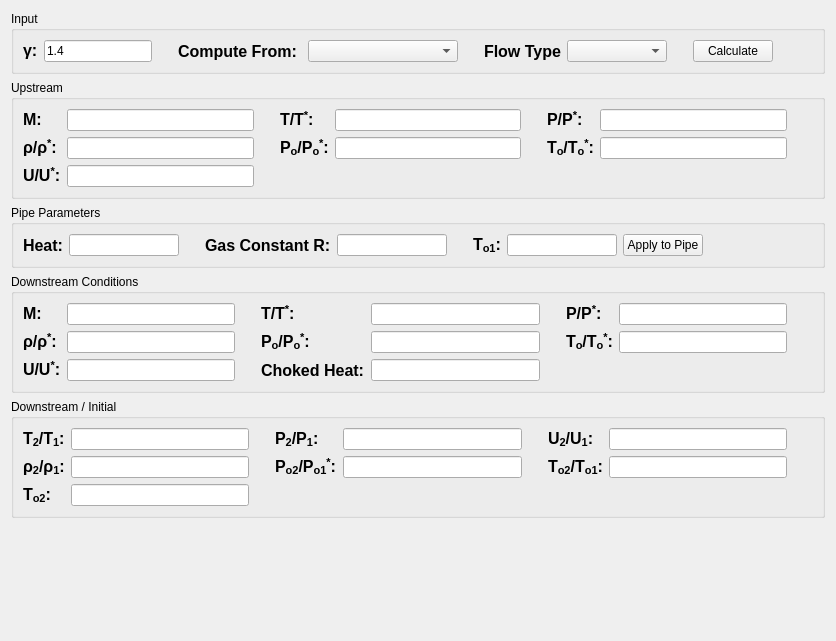
      <widget class="QWidget" name="tab_5">
       <attribute name="title">
        <string>Rayleigh Flow</string>
       </attribute>
       <layout class="QVBoxLayout" name="verticalLayout">
        <item>
         <widget class="QGroupBox" name="groupBox_10">
          <property name="title">
           <string>Input</string>
          </property>
          <layout class="QHBoxLayout" name="horizontalLayout_13">
           <item>
            <widget class="QLabel" name="label_64">
             <property name="maximumSize">
              <size>
               <width>16777215</width>
               <height>16777215</height>
              </size>
             </property>
             <property name="font">
              <font>
               <pointsize>12</pointsize>
               <weight>75</weight>
               <bold>true</bold>
              </font>
             </property>
             <property name="text">
              <string>&lt;html&gt;&lt;head/&gt;&lt;body&gt;&lt;p&gt;γ:&lt;/p&gt;&lt;/body&gt;&lt;/html&gt;</string>
             </property>
            </widget>
           </item>
           <item>
            <widget class="QLineEdit" name="rayleighGammaEntry">
             <property name="text">
              <string>1.4</string>
             </property>
            </widget>
           </item>
           <item>
            <spacer name="horizontalSpacer_51">
             <property name="orientation">
              <enum>Qt::Horizontal</enum>
             </property>
             <property name="sizeType">
              <enum>QSizePolicy::Preferred</enum>
             </property>
             <property name="sizeHint" stdset="0">
              <size>
               <width>20</width>
               <height>20</height>
              </size>
             </property>
            </spacer>
           </item>
           <item>
            <widget class="QLabel" name="label_69">
             <property name="maximumSize">
              <size>
               <width>16777215</width>
               <height>16777215</height>
              </size>
             </property>
             <property name="font">
              <font>
               <pointsize>12</pointsize>
               <weight>75</weight>
               <bold>true</bold>
              </font>
             </property>
             <property name="text">
              <string>Compute From: </string>
             </property>
            </widget>
           </item>
           <item>
            <widget class="QComboBox" name="rayleighOptionCombo">
             <property name="minimumSize">
              <size>
               <width>150</width>
               <height>0</height>
              </size>
             </property>
            </widget>
           </item>
           <item>
            <spacer name="horizontalSpacer_54">
             <property name="orientation">
              <enum>Qt::Horizontal</enum>
             </property>
             <property name="sizeType">
              <enum>QSizePolicy::Maximum</enum>
             </property>
             <property name="sizeHint" stdset="0">
              <size>
               <width>20</width>
               <height>20</height>
              </size>
             </property>
            </spacer>
           </item>
           <item>
            <widget class="QLabel" name="label_70">
             <property name="font">
              <font>
               <pointsize>12</pointsize>
               <weight>75</weight>
               <bold>true</bold>
              </font>
             </property>
             <property name="text">
              <string>Flow Type</string>
             </property>
            </widget>
           </item>
           <item>
            <widget class="QComboBox" name="rayleighFlowTypeCombo">
             <property name="minimumSize">
              <size>
               <width>100</width>
               <height>0</height>
              </size>
             </property>
            </widget>
           </item>
           <item>
            <spacer name="horizontalSpacer_56">
             <property name="orientation">
              <enum>Qt::Horizontal</enum>
             </property>
             <property name="sizeType">
              <enum>QSizePolicy::Maximum</enum>
             </property>
             <property name="sizeHint" stdset="0">
              <size>
               <width>20</width>
               <height>20</height>
              </size>
             </property>
            </spacer>
           </item>
           <item>
            <widget class="QPushButton" name="rayleighCalculateBtn">
             <property name="text">
              <string>Calculate</string>
             </property>
            </widget>
           </item>
           <item>
            <spacer name="horizontalSpacer_75">
             <property name="orientation">
              <enum>Qt::Horizontal</enum>
             </property>
             <property name="sizeHint" stdset="0">
              <size>
               <width>40</width>
               <height>20</height>
              </size>
             </property>
            </spacer>
           </item>
          </layout>
         </widget>
        </item>
        <item>
         <widget class="QGroupBox" name="groupBox_11">
          <property name="title">
           <string>Upstream</string>
          </property>
          <layout class="QGridLayout" name="gridLayout_8">
           <item row="3" column="1">
            <widget class="QLineEdit" name="rayleighUUStEdit"/>
           </item>
           <item row="1" column="3">
            <widget class="QLabel" name="label_71">
             <property name="font">
              <font>
               <pointsize>12</pointsize>
               <weight>75</weight>
               <bold>true</bold>
              </font>
             </property>
             <property name="text">
              <string>&lt;html&gt;&lt;head/&gt;&lt;body&gt;&lt;p&gt;T/T&lt;span style=&quot; vertical-align:super;&quot;&gt;*&lt;/span&gt;:&lt;/p&gt;&lt;/body&gt;&lt;/html&gt;</string>
             </property>
            </widget>
           </item>
           <item row="1" column="7">
            <widget class="QLineEdit" name="rayleighPPStEdit"/>
           </item>
           <item row="2" column="1">
            <widget class="QLineEdit" name="rayleighRhoRhoStEdit"/>
           </item>
           <item row="2" column="7">
            <widget class="QLineEdit" name="rayleighToToStEdit"/>
           </item>
           <item row="2" column="6">
            <widget class="QLabel" name="label_72">
             <property name="font">
              <font>
               <pointsize>12</pointsize>
               <weight>75</weight>
               <bold>true</bold>
              </font>
             </property>
             <property name="text">
              <string>&lt;html&gt;&lt;head/&gt;&lt;body&gt;&lt;p&gt;T&lt;span style=&quot; vertical-align:sub;&quot;&gt;o&lt;/span&gt;/T&lt;span style=&quot; vertical-align:sub;&quot;&gt;o&lt;/span&gt;&lt;span style=&quot; vertical-align:super;&quot;&gt;*&lt;/span&gt;:&lt;/p&gt;&lt;/body&gt;&lt;/html&gt;</string>
             </property>
            </widget>
           </item>
           <item row="2" column="0">
            <widget class="QLabel" name="label_73">
             <property name="font">
              <font>
               <pointsize>12</pointsize>
               <weight>75</weight>
               <bold>true</bold>
              </font>
             </property>
             <property name="text">
              <string>&lt;html&gt;&lt;head/&gt;&lt;body&gt;&lt;p&gt;ρ/ρ&lt;span style=&quot; vertical-align:super;&quot;&gt;*&lt;/span&gt;:&lt;/p&gt;&lt;/body&gt;&lt;/html&gt;</string>
             </property>
            </widget>
           </item>
           <item row="2" column="4">
            <widget class="QLineEdit" name="rayleighPoPoStEdit"/>
           </item>
           <item row="1" column="4">
            <widget class="QLineEdit" name="rayleighTTStEdit"/>
           </item>
           <item row="2" column="3">
            <widget class="QLabel" name="label_74">
             <property name="font">
              <font>
               <pointsize>12</pointsize>
               <weight>75</weight>
               <bold>true</bold>
              </font>
             </property>
             <property name="text">
              <string>&lt;html&gt;&lt;head/&gt;&lt;body&gt;&lt;p&gt;P&lt;span style=&quot; vertical-align:sub;&quot;&gt;o&lt;/span&gt;/P&lt;span style=&quot; vertical-align:sub;&quot;&gt;o&lt;/span&gt;&lt;span style=&quot; vertical-align:super;&quot;&gt;*&lt;/span&gt;:&lt;/p&gt;&lt;/body&gt;&lt;/html&gt;</string>
             </property>
            </widget>
           </item>
           <item row="1" column="0">
            <widget class="QLabel" name="label_75">
             <property name="font">
              <font>
               <pointsize>12</pointsize>
               <weight>75</weight>
               <bold>true</bold>
              </font>
             </property>
             <property name="text">
              <string>&lt;html&gt;&lt;head/&gt;&lt;body&gt;&lt;p&gt;M:&lt;/p&gt;&lt;/body&gt;&lt;/html&gt;</string>
             </property>
            </widget>
           </item>
           <item row="1" column="2">
            <spacer name="horizontalSpacer_58">
             <property name="orientation">
              <enum>Qt::Horizontal</enum>
             </property>
             <property name="sizeType">
              <enum>QSizePolicy::Maximum</enum>
             </property>
             <property name="sizeHint" stdset="0">
              <size>
               <width>20</width>
               <height>20</height>
              </size>
             </property>
            </spacer>
           </item>
           <item row="2" column="2">
            <spacer name="horizontalSpacer_59">
             <property name="orientation">
              <enum>Qt::Horizontal</enum>
             </property>
             <property name="sizeType">
              <enum>QSizePolicy::Maximum</enum>
             </property>
             <property name="sizeHint" stdset="0">
              <size>
               <width>20</width>
               <height>20</height>
              </size>
             </property>
            </spacer>
           </item>
           <item row="1" column="5">
            <spacer name="horizontalSpacer_60">
             <property name="orientation">
              <enum>Qt::Horizontal</enum>
             </property>
             <property name="sizeType">
              <enum>QSizePolicy::Maximum</enum>
             </property>
             <property name="sizeHint" stdset="0">
              <size>
               <width>20</width>
               <height>20</height>
              </size>
             </property>
            </spacer>
           </item>
           <item row="3" column="2">
            <spacer name="horizontalSpacer_61">
             <property name="orientation">
              <enum>Qt::Horizontal</enum>
             </property>
             <property name="sizeType">
              <enum>QSizePolicy::Maximum</enum>
             </property>
             <property name="sizeHint" stdset="0">
              <size>
               <width>20</width>
               <height>20</height>
              </size>
             </property>
            </spacer>
           </item>
           <item row="1" column="10">
            <widget class="QLabel" name="label_76">
             <property name="text">
              <string/>
             </property>
            </widget>
           </item>
           <item row="1" column="6">
            <widget class="QLabel" name="label_77">
             <property name="font">
              <font>
               <pointsize>12</pointsize>
               <weight>75</weight>
               <bold>true</bold>
              </font>
             </property>
             <property name="text">
              <string>&lt;html&gt;&lt;head/&gt;&lt;body&gt;&lt;p&gt;P/P&lt;span style=&quot; vertical-align:super;&quot;&gt;*&lt;/span&gt;:&lt;/p&gt;&lt;/body&gt;&lt;/html&gt;</string>
             </property>
            </widget>
           </item>
           <item row="2" column="5">
            <spacer name="horizontalSpacer_62">
             <property name="orientation">
              <enum>Qt::Horizontal</enum>
             </property>
             <property name="sizeType">
              <enum>QSizePolicy::Maximum</enum>
             </property>
             <property name="sizeHint" stdset="0">
              <size>
               <width>20</width>
               <height>20</height>
              </size>
             </property>
            </spacer>
           </item>
           <item row="1" column="1">
            <widget class="QLineEdit" name="rayleighUpstreamMachEdit"/>
           </item>
           <item row="3" column="0">
            <widget class="QLabel" name="label_78">
             <property name="font">
              <font>
               <pointsize>12</pointsize>
               <weight>75</weight>
               <bold>true</bold>
              </font>
             </property>
             <property name="text">
              <string>&lt;html&gt;&lt;head/&gt;&lt;body&gt;&lt;p&gt;U/U&lt;span style=&quot; vertical-align:super;&quot;&gt;*&lt;/span&gt;:&lt;/p&gt;&lt;/body&gt;&lt;/html&gt;</string>
             </property>
            </widget>
           </item>
           <item row="2" column="8">
            <widget class="QLabel" name="label_79">
             <property name="text">
              <string/>
             </property>
            </widget>
           </item>
          </layout>
         </widget>
        </item>
        <item>
         <widget class="QGroupBox" name="groupBox_12">
          <property name="title">
           <string>Pipe Parameters</string>
          </property>
          <layout class="QVBoxLayout" name="verticalLayout_7">
           <item>
            <layout class="QHBoxLayout" name="horizontalLayout_14">
             <item>
              <widget class="QLabel" name="label_80">
               <property name="font">
                <font>
                 <pointsize>12</pointsize>
                 <weight>75</weight>
                 <bold>true</bold>
                </font>
               </property>
               <property name="text">
                <string>Heat:</string>
               </property>
              </widget>
             </item>
             <item>
              <widget class="QLineEdit" name="rayleighHeatEdit"/>
             </item>
             <item>
              <spacer name="horizontalSpacer_63">
               <property name="orientation">
                <enum>Qt::Horizontal</enum>
               </property>
               <property name="sizeType">
                <enum>QSizePolicy::Maximum</enum>
               </property>
               <property name="sizeHint" stdset="0">
                <size>
                 <width>20</width>
                 <height>20</height>
                </size>
               </property>
              </spacer>
             </item>
             <item>
              <widget class="QLabel" name="label_81">
               <property name="font">
                <font>
                 <pointsize>12</pointsize>
                 <weight>75</weight>
                 <bold>true</bold>
                </font>
               </property>
               <property name="text">
                <string>Gas Constant R:</string>
               </property>
              </widget>
             </item>
             <item>
              <widget class="QLineEdit" name="rayleighGasConstantEdit"/>
             </item>
             <item>
              <spacer name="horizontalSpacer_64">
               <property name="orientation">
                <enum>Qt::Horizontal</enum>
               </property>
               <property name="sizeType">
                <enum>QSizePolicy::Maximum</enum>
               </property>
               <property name="sizeHint" stdset="0">
                <size>
                 <width>20</width>
                 <height>20</height>
                </size>
               </property>
              </spacer>
             </item>
             <item>
              <widget class="QLabel" name="label_82">
               <property name="font">
                <font>
                 <pointsize>12</pointsize>
                 <weight>75</weight>
                 <bold>true</bold>
                </font>
               </property>
               <property name="text">
                <string>&lt;html&gt;&lt;head/&gt;&lt;body&gt;&lt;p&gt;T&lt;span style=&quot; vertical-align:sub;&quot;&gt;o1&lt;/span&gt;:&lt;/p&gt;&lt;/body&gt;&lt;/html&gt;</string>
               </property>
              </widget>
             </item>
             <item>
              <widget class="QLineEdit" name="rayleighHeatTo1Edit"/>
             </item>
             <item>
              <widget class="QPushButton" name="rayleighApplyPipeParamBtn">
               <property name="text">
                <string>Apply to Pipe</string>
               </property>
              </widget>
             </item>
             <item>
              <spacer name="horizontalSpacer_65">
               <property name="orientation">
                <enum>Qt::Horizontal</enum>
               </property>
               <property name="sizeHint" stdset="0">
                <size>
                 <width>40</width>
                 <height>20</height>
                </size>
               </property>
              </spacer>
             </item>
            </layout>
           </item>
          </layout>
         </widget>
        </item>
        <item>
         <widget class="QGroupBox" name="groupBox_13">
          <property name="title">
           <string>Downstream Conditions</string>
          </property>
          <layout class="QGridLayout" name="gridLayout_9">
           <item row="3" column="1">
            <widget class="QLineEdit" name="rayleighDwnStrmUUStEdit"/>
           </item>
           <item row="1" column="3">
            <widget class="QLabel" name="label_83">
             <property name="font">
              <font>
               <pointsize>12</pointsize>
               <weight>75</weight>
               <bold>true</bold>
              </font>
             </property>
             <property name="text">
              <string>&lt;html&gt;&lt;head/&gt;&lt;body&gt;&lt;p&gt;T/T&lt;span style=&quot; vertical-align:super;&quot;&gt;*&lt;/span&gt;:&lt;/p&gt;&lt;/body&gt;&lt;/html&gt;</string>
             </property>
            </widget>
           </item>
           <item row="1" column="7">
            <widget class="QLineEdit" name="rayleighDwnStrmPPStEdit"/>
           </item>
           <item row="2" column="1">
            <widget class="QLineEdit" name="rayleighDwnStrmRhoRhoStEdit"/>
           </item>
           <item row="2" column="7">
            <widget class="QLineEdit" name="rayleighDwnStrmToToStEdit"/>
           </item>
           <item row="2" column="6">
            <widget class="QLabel" name="label_84">
             <property name="font">
              <font>
               <pointsize>12</pointsize>
               <weight>75</weight>
               <bold>true</bold>
              </font>
             </property>
             <property name="text">
              <string>&lt;html&gt;&lt;head/&gt;&lt;body&gt;&lt;p&gt;T&lt;span style=&quot; vertical-align:sub;&quot;&gt;o&lt;/span&gt;/T&lt;span style=&quot; vertical-align:sub;&quot;&gt;o&lt;/span&gt;&lt;span style=&quot; vertical-align:super;&quot;&gt;*&lt;/span&gt;:&lt;/p&gt;&lt;/body&gt;&lt;/html&gt;</string>
             </property>
            </widget>
           </item>
           <item row="2" column="0">
            <widget class="QLabel" name="label_85">
             <property name="font">
              <font>
               <pointsize>12</pointsize>
               <weight>75</weight>
               <bold>true</bold>
              </font>
             </property>
             <property name="text">
              <string>&lt;html&gt;&lt;head/&gt;&lt;body&gt;&lt;p&gt;ρ/ρ&lt;span style=&quot; vertical-align:super;&quot;&gt;*&lt;/span&gt;:&lt;/p&gt;&lt;/body&gt;&lt;/html&gt;</string>
             </property>
            </widget>
           </item>
           <item row="2" column="4">
            <widget class="QLineEdit" name="rayleighDwnStrmPoPoStrEdit"/>
           </item>
           <item row="1" column="4">
            <widget class="QLineEdit" name="rayleighDwnStrmTTStEdit"/>
           </item>
           <item row="2" column="3">
            <widget class="QLabel" name="label_86">
             <property name="font">
              <font>
               <pointsize>12</pointsize>
               <weight>75</weight>
               <bold>true</bold>
              </font>
             </property>
             <property name="text">
              <string>&lt;html&gt;&lt;head/&gt;&lt;body&gt;&lt;p&gt;P&lt;span style=&quot; vertical-align:sub;&quot;&gt;o&lt;/span&gt;/P&lt;span style=&quot; vertical-align:sub;&quot;&gt;o&lt;/span&gt;&lt;span style=&quot; vertical-align:super;&quot;&gt;*&lt;/span&gt;:&lt;/p&gt;&lt;/body&gt;&lt;/html&gt;</string>
             </property>
            </widget>
           </item>
           <item row="1" column="0">
            <widget class="QLabel" name="label_87">
             <property name="font">
              <font>
               <pointsize>12</pointsize>
               <weight>75</weight>
               <bold>true</bold>
              </font>
             </property>
             <property name="text">
              <string>&lt;html&gt;&lt;head/&gt;&lt;body&gt;&lt;p&gt;M:&lt;/p&gt;&lt;/body&gt;&lt;/html&gt;</string>
             </property>
            </widget>
           </item>
           <item row="1" column="2">
            <spacer name="horizontalSpacer_66">
             <property name="orientation">
              <enum>Qt::Horizontal</enum>
             </property>
             <property name="sizeType">
              <enum>QSizePolicy::Maximum</enum>
             </property>
             <property name="sizeHint" stdset="0">
              <size>
               <width>20</width>
               <height>20</height>
              </size>
             </property>
            </spacer>
           </item>
           <item row="2" column="2">
            <spacer name="horizontalSpacer_67">
             <property name="orientation">
              <enum>Qt::Horizontal</enum>
             </property>
             <property name="sizeType">
              <enum>QSizePolicy::Maximum</enum>
             </property>
             <property name="sizeHint" stdset="0">
              <size>
               <width>20</width>
               <height>20</height>
              </size>
             </property>
            </spacer>
           </item>
           <item row="1" column="5">
            <spacer name="horizontalSpacer_68">
             <property name="orientation">
              <enum>Qt::Horizontal</enum>
             </property>
             <property name="sizeType">
              <enum>QSizePolicy::Maximum</enum>
             </property>
             <property name="sizeHint" stdset="0">
              <size>
               <width>20</width>
               <height>20</height>
              </size>
             </property>
            </spacer>
           </item>
           <item row="3" column="2">
            <spacer name="horizontalSpacer_69">
             <property name="orientation">
              <enum>Qt::Horizontal</enum>
             </property>
             <property name="sizeType">
              <enum>QSizePolicy::Maximum</enum>
             </property>
             <property name="sizeHint" stdset="0">
              <size>
               <width>20</width>
               <height>20</height>
              </size>
             </property>
            </spacer>
           </item>
           <item row="1" column="10">
            <widget class="QLabel" name="label_88">
             <property name="text">
              <string/>
             </property>
            </widget>
           </item>
           <item row="1" column="6">
            <widget class="QLabel" name="label_89">
             <property name="font">
              <font>
               <pointsize>12</pointsize>
               <weight>75</weight>
               <bold>true</bold>
              </font>
             </property>
             <property name="text">
              <string>&lt;html&gt;&lt;head/&gt;&lt;body&gt;&lt;p&gt;P/P&lt;span style=&quot; vertical-align:super;&quot;&gt;*&lt;/span&gt;:&lt;/p&gt;&lt;/body&gt;&lt;/html&gt;</string>
             </property>
            </widget>
           </item>
           <item row="2" column="5">
            <spacer name="horizontalSpacer_70">
             <property name="orientation">
              <enum>Qt::Horizontal</enum>
             </property>
             <property name="sizeType">
              <enum>QSizePolicy::Maximum</enum>
             </property>
             <property name="sizeHint" stdset="0">
              <size>
               <width>20</width>
               <height>20</height>
              </size>
             </property>
            </spacer>
           </item>
           <item row="1" column="1">
            <widget class="QLineEdit" name="rayleighDwnStrmMachEdit"/>
           </item>
           <item row="3" column="0">
            <widget class="QLabel" name="label_90">
             <property name="font">
              <font>
               <pointsize>12</pointsize>
               <weight>75</weight>
               <bold>true</bold>
              </font>
             </property>
             <property name="text">
              <string>&lt;html&gt;&lt;head/&gt;&lt;body&gt;&lt;p&gt;U/U&lt;span style=&quot; vertical-align:super;&quot;&gt;*&lt;/span&gt;:&lt;/p&gt;&lt;/body&gt;&lt;/html&gt;</string>
             </property>
            </widget>
           </item>
           <item row="2" column="8">
            <widget class="QLabel" name="label_91">
             <property name="text">
              <string/>
             </property>
            </widget>
           </item>
           <item row="3" column="3">
            <widget class="QLabel" name="label_92">
             <property name="font">
              <font>
               <pointsize>12</pointsize>
               <weight>75</weight>
               <bold>true</bold>
              </font>
             </property>
             <property name="text">
              <string>Choked Heat:</string>
             </property>
            </widget>
           </item>
           <item row="3" column="4">
            <widget class="QLineEdit" name="rayleighChokedHeatEdit"/>
           </item>
          </layout>
         </widget>
        </item>
        <item>
         <widget class="QGroupBox" name="groupBox_14">
          <property name="title">
           <string>Downstream / Initial</string>
          </property>
          <layout class="QGridLayout" name="gridLayout_10">
           <item row="1" column="5">
            <spacer name="horizontalSpacer_74">
             <property name="orientation">
              <enum>Qt::Horizontal</enum>
             </property>
             <property name="sizeType">
              <enum>QSizePolicy::Maximum</enum>
             </property>
             <property name="sizeHint" stdset="0">
              <size>
               <width>20</width>
               <height>20</height>
              </size>
             </property>
            </spacer>
           </item>
           <item row="2" column="3">
            <widget class="QLabel" name="label_97">
             <property name="font">
              <font>
               <pointsize>12</pointsize>
               <weight>75</weight>
               <bold>true</bold>
              </font>
             </property>
             <property name="text">
              <string>&lt;html&gt;&lt;head/&gt;&lt;body&gt;&lt;p&gt;P&lt;span style=&quot; vertical-align:sub;&quot;&gt;o2&lt;/span&gt;/P&lt;span style=&quot; vertical-align:sub;&quot;&gt;o1&lt;/span&gt;&lt;span style=&quot; vertical-align:super;&quot;&gt;*&lt;/span&gt;:&lt;/p&gt;&lt;/body&gt;&lt;/html&gt;</string>
             </property>
            </widget>
           </item>
           <item row="1" column="4">
            <widget class="QLineEdit" name="rayleighP2P1Edit"/>
           </item>
           <item row="2" column="2">
            <spacer name="horizontalSpacer_71">
             <property name="orientation">
              <enum>Qt::Horizontal</enum>
             </property>
             <property name="sizeType">
              <enum>QSizePolicy::Maximum</enum>
             </property>
             <property name="sizeHint" stdset="0">
              <size>
               <width>20</width>
               <height>20</height>
              </size>
             </property>
            </spacer>
           </item>
           <item row="2" column="7">
            <widget class="QLineEdit" name="rayleighTo2To1Edit"/>
           </item>
           <item row="2" column="6">
            <widget class="QLabel" name="label_93">
             <property name="font">
              <font>
               <pointsize>12</pointsize>
               <weight>75</weight>
               <bold>true</bold>
              </font>
             </property>
             <property name="text">
              <string>&lt;html&gt;&lt;head/&gt;&lt;body&gt;&lt;p&gt;T&lt;span style=&quot; vertical-align:sub;&quot;&gt;o2&lt;/span&gt;/T&lt;span style=&quot; vertical-align:sub;&quot;&gt;o1&lt;/span&gt;:&lt;/p&gt;&lt;/body&gt;&lt;/html&gt;</string>
             </property>
            </widget>
           </item>
           <item row="1" column="7">
            <widget class="QLineEdit" name="rayleighU2U1Edit"/>
           </item>
           <item row="2" column="1">
            <widget class="QLineEdit" name="rayleighRho2Rho1Edit"/>
           </item>
           <item row="2" column="9">
            <widget class="QLabel" name="label_95">
             <property name="text">
              <string/>
             </property>
            </widget>
           </item>
           <item row="1" column="2">
            <spacer name="horizontalSpacer_73">
             <property name="orientation">
              <enum>Qt::Horizontal</enum>
             </property>
             <property name="sizeType">
              <enum>QSizePolicy::Maximum</enum>
             </property>
             <property name="sizeHint" stdset="0">
              <size>
               <width>20</width>
               <height>20</height>
              </size>
             </property>
            </spacer>
           </item>
           <item row="1" column="6">
            <widget class="QLabel" name="label_100">
             <property name="font">
              <font>
               <pointsize>12</pointsize>
               <weight>75</weight>
               <bold>true</bold>
              </font>
             </property>
             <property name="text">
              <string>&lt;html&gt;&lt;head/&gt;&lt;body&gt;&lt;p&gt;U&lt;span style=&quot; vertical-align:sub;&quot;&gt;2&lt;/span&gt;/U&lt;span style=&quot; vertical-align:sub;&quot;&gt;1&lt;/span&gt;:&lt;/p&gt;&lt;/body&gt;&lt;/html&gt;</string>
             </property>
            </widget>
           </item>
           <item row="2" column="5">
            <spacer name="horizontalSpacer_72">
             <property name="orientation">
              <enum>Qt::Horizontal</enum>
             </property>
             <property name="sizeType">
              <enum>QSizePolicy::Maximum</enum>
             </property>
             <property name="sizeHint" stdset="0">
              <size>
               <width>20</width>
               <height>20</height>
              </size>
             </property>
            </spacer>
           </item>
           <item row="1" column="3">
            <widget class="QLabel" name="label_96">
             <property name="font">
              <font>
               <pointsize>12</pointsize>
               <weight>75</weight>
               <bold>true</bold>
              </font>
             </property>
             <property name="text">
              <string>&lt;html&gt;&lt;head/&gt;&lt;body&gt;&lt;p&gt;P&lt;span style=&quot; vertical-align:sub;&quot;&gt;2&lt;/span&gt;/P&lt;span style=&quot; vertical-align:sub;&quot;&gt;1&lt;/span&gt;:&lt;/p&gt;&lt;/body&gt;&lt;/html&gt;</string>
             </property>
            </widget>
           </item>
           <item row="1" column="11">
            <widget class="QLabel" name="label_98">
             <property name="text">
              <string/>
             </property>
            </widget>
           </item>
           <item row="1" column="0">
            <widget class="QLabel" name="label_99">
             <property name="font">
              <font>
               <pointsize>12</pointsize>
               <weight>75</weight>
               <bold>true</bold>
              </font>
             </property>
             <property name="text">
              <string>&lt;html&gt;&lt;head/&gt;&lt;body&gt;&lt;p&gt;T&lt;span style=&quot; vertical-align:sub;&quot;&gt;2&lt;/span&gt;/T&lt;span style=&quot; vertical-align:sub;&quot;&gt;1&lt;/span&gt;:&lt;/p&gt;&lt;/body&gt;&lt;/html&gt;</string>
             </property>
            </widget>
           </item>
           <item row="2" column="0">
            <widget class="QLabel" name="label_94">
             <property name="font">
              <font>
               <pointsize>12</pointsize>
               <weight>75</weight>
               <bold>true</bold>
              </font>
             </property>
             <property name="text">
              <string>&lt;html&gt;&lt;head/&gt;&lt;body&gt;&lt;p&gt;ρ&lt;span style=&quot; vertical-align:sub;&quot;&gt;2&lt;/span&gt;/ρ&lt;span style=&quot; vertical-align:sub;&quot;&gt;1&lt;/span&gt;:&lt;/p&gt;&lt;/body&gt;&lt;/html&gt;</string>
             </property>
            </widget>
           </item>
           <item row="1" column="1">
            <widget class="QLineEdit" name="rayleighT2T1Edit"/>
           </item>
           <item row="2" column="4">
            <widget class="QLineEdit" name="rayleighPo2Po1Edit"/>
           </item>
           <item row="3" column="0">
            <widget class="QLabel" name="label_117">
             <property name="font">
              <font>
               <pointsize>12</pointsize>
               <weight>75</weight>
               <bold>true</bold>
              </font>
             </property>
             <property name="text">
              <string>&lt;html&gt;&lt;head/&gt;&lt;body&gt;&lt;p&gt;T&lt;span style=&quot; vertical-align:sub;&quot;&gt;o2&lt;/span&gt;:&lt;/p&gt;&lt;/body&gt;&lt;/html&gt;</string>
             </property>
            </widget>
           </item>
           <item row="3" column="1">
            <widget class="QLineEdit" name="rayleighTo2Edit"/>
           </item>
          </layout>
         </widget>
        </item>
        <item>
         <spacer name="verticalSpacer_8">
          <property name="orientation">
           <enum>Qt::Vertical</enum>
          </property>
          <property name="sizeHint" stdset="0">
           <size>
            <width>20</width>
            <height>112</height>
           </size>
          </property>
         </spacer>
        </item>
       </layout>
      </widget>
